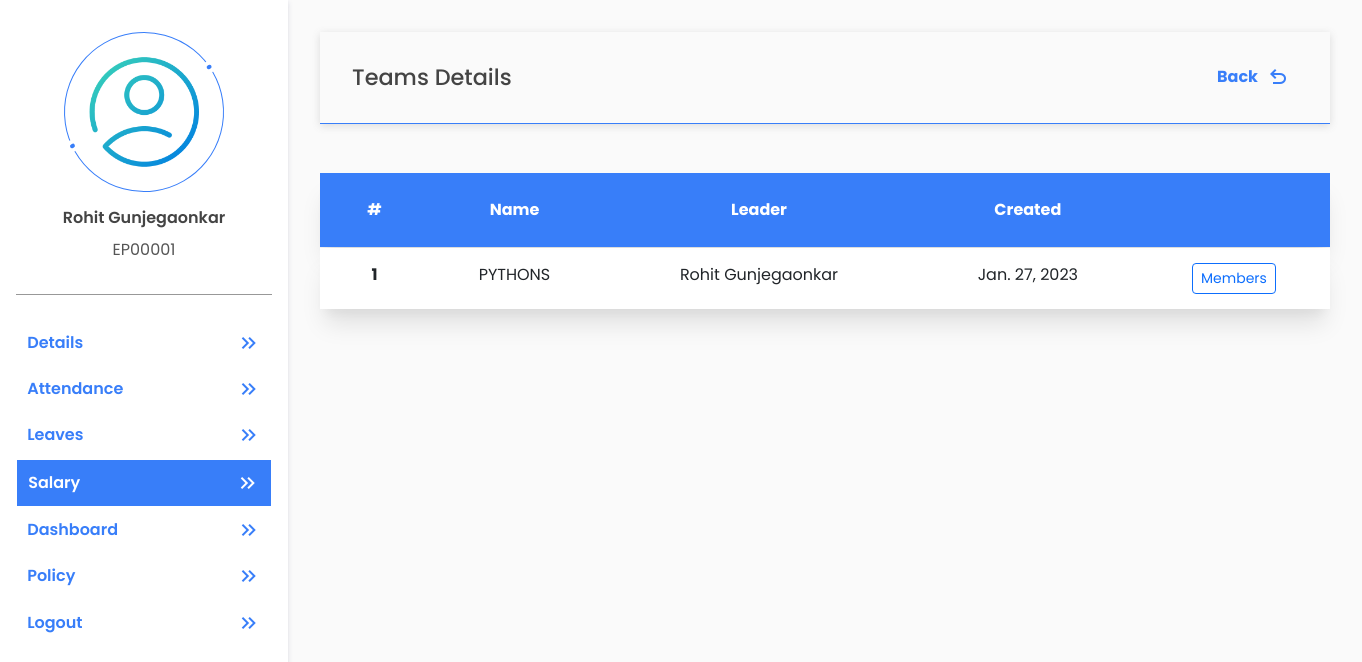
Page /payroll/teams/ (signed in) on the committed database.
### account/models.py (models this page shows, shortened)
class UserAdditionalDetail(models.Model):
    emp_user = models.OneToOneField(User, on_delete=models.CASCADE, related_name='user_additional_details')
    gender = models.CharField(choices=(('Male' , 'Male'), ('Female', 'Female')), max_length=55, null=True)
    mobile_no = models.BigIntegerField(null=True)
    date_of_birth = models.DateField(null=True)
    pan_number = models.CharField(max_length=10, null=True)
    aadhaar_number = models.BigIntegerField(null=True)
    permanent_address = models.TextField(null=True)
    current_address = models.TextField(null=True)
    marital_status = models.CharField(choices=(('Single', 'Single'), ('Married', 'Married')), max_length=55, null=True)
    passport_no = models.CharField(max_length=9, null=True)
    father_name = models.CharField(max_length=255, null=True)
    mother_name = models.CharField(max_length=255, null=True)
    nationality = models.CharField(max_length=50, null=True)
    emergency_contact_no = models.BigIntegerField(null=True)
    blood_group = models.CharField(max_length=3, null=True)
    profile_photo = models.ImageField(upload_to='userprofile', null=True, default='default_profile_pic.png')
    is_requested = models.BooleanField(default=False)
    is_completed_additional_details = models.BooleanField(default=False)  # this will become True if mandatory fields are filled by employee after verification by HR
    created_at = models.DateTimeField(auto_now_add=True)
    updated_at = models.DateTimeField(auto_now=True)

class Teams(models.Model):
    team_name = models.CharField(max_length= 100)
    employees = models.ManyToManyField(User)
    leader_name = models.ForeignKey(User, on_delete=models.CASCADE, related_name='user_leader_name')
    is_completed_teams = models.BooleanField(default=False)
    created_at = models.DateTimeField(auto_now_add=True)
    updated_at = models.DateTimeField(auto_now=True)

### payroll/payroll_views/emp_management/teams.py (the view)
# urls.py: path("teams/",Team.as_view(),name="teams"),
class Team(View):
    @method_decorator(login_required(login_url='login'))
    def get(self,request):
        teams= Teams.objects.all()
        if not teams.exists():
            messages.warning(request, 'Teams Not Exists')
            return redirect('admin_dashboard')
        teams = list(teams)
        return render(request,'payroll/emp_management/teams.html',{'teams': teams})

### account/models.py (called while the page is built)
    def __str__ (self):
        return self.designation_name

### templates/payroll/emp_management/teams.html (shortened to what this page needs)
{% extends 'profile_basic.html' %}
{% load static %}
{% block tag %}
<link href="{%static 'css/self-details.css'%}" rel="stylesheet">
<link href="{%static 'css/forms.css'%}" rel="stylesheet">
{% endblock %}
{% block profile %}
<section class="user-info">
    <div class="basic_info">
        <div class="head-card">
            <h4>Teams Details</h4>
            <a href="{% url 'admin_dashboard' %}">
                Back
                <span class="material-symbols-outlined mx-2">
                </span>
            </a>
        </div>
        <table class="table my-lg-5">
            <thead>
                <tr>
                    <th scope="col">#</th>
                    <th scope="col">Name</th>
                    <th scope="col">Leader</th>
                    <th scope="col">Created</th>
                    <th scope="col"></th>
                </tr>
            </thead>
            <tbody>
                {% for team in teams %}
                <tr>
                    <th>{{forloop.counter}}</th>
                    <td>{{team.team_name}}</td>
                    <td>{{team.leader_name.get_full_name}}</td>
                    <td>{{team.created_at.date}}</td>
                    <td>
                        <a class="btn btn-outline-primary btn-sm" data-bs-toggle="modal"
                            data-bs-target="#TeamMember{{team.id}}">
                            Members
                        </a>
                    </td>
                </tr>
                {% endfor %}
            </tbody>
        </table>
    </div>
</section>
{% endblock %}

### templates/profile_basic.html (shortened to what this page needs)
{% extends 'basic.html' %}
{% load static %}
{%block body%}
<section class="profile-container">
    <section class="profile-links-container">
        <div class="user-profile">
            <div class="user-profile-pic">
                <img src="{{request.user.user_additional_details.profile_photo.url}}" alt="">
            </div>
            <h4>{{request.user.get_full_name}}</h4>
            <p>{{request.user.username}}</p>
        </div>
        <div class="profile-navigations">
            <ul class="profile-navigation-links">
                <a href="{% url 'self_details' %}">
                    <li class="profile-navigation-link" id="self-detail">Details
                        <span class="material-symbols-outlined">
                        </span>
                    </li>
                </a>
                <a href="{% url 'self_attendance' %}">
                    <li class="profile-navigation-link" id="self-attendance">Attendance
                        <span class="material-symbols-outlined">
                        </span>
                    </li>
                </a>
                <a href="{% url 'self_leave' %}">
                    <li class="profile-navigation-link" id="self-leave">Leaves
                        <span class="material-symbols-outlined">
                        </span>
                    </li>
                </a>
                <a href="{% url 'self_salary' %}">
                    <li class="profile-navigation-link" id="self-salary">Salary
                        <span class="material-symbols-outlined">
                        </span>
                    </li>
                </a>
                <a href="{% url 'admin_dashboard' %}">
                    <li class="profile-navigation-link" id="dashboard">Dashboard
                        <span class="material-symbols-outlined">
                        </span>
                    </li>
                </a>
                <a href="{% url 'policy' %}">
                    <li class="profile-navigation-link" id="policy">Policy
                        <span class="material-symbols-outlined">
                        </span>
                    </li>
                </a>
                <a href="{% url 'logout' %}">
                    <li class="profile-navigation-link" id="Logout">Logout
                        <span class="material-symbols-outlined">
                        </span>
                    </li>
                </a>
            </ul>
        </div>
    </section>
    <section class="profile-details-container">
        {% block profile %}
        {% endblock %}
    </section>
</section>
{%endblock%}

### static/css/style.css (style rules this page uses)
*, *::after, *::before { box-sizing: border-box; padding: 0; margin: 0; }
html { scroll-behavior: smooth; }
body { font-family: "Poppins", sans-serif; scroll-behavior: smooth; color: #555555; background: hsl(0, 0%, 98%);; }
h1, h2, h3, h4, h5, h6 { color: #000000; }
a { color: #000000; transition: all .5s ease; text-decoration: none; }
ul { padding: 0; }
.table { min-width: 1000px !important; width: 100%; border-collapse: separate; border-spacing: 0 1px; }
.table thead th { border: none; padding: 25px; font-size: 1rem; color: #fff; text-align: center; }
.table tbody tr { margin-bottom: 10px; box-shadow: rgba(0, 0, 0, 0.1) 0px 20px 25px -5px, rgba(0, 0, 0, 0.04) 0px 10px 10px -5px; }
.table thead tr { margin-bottom: 10px; box-shadow: rgba(0, 0, 0, 0.1) 0px 20px 25px -5px, rgba(0, 0, 0, 0.04) 0px 10px 10px -5px; background-color: #387EF9; }
.table tbody th, .table tbody td { border: none; padding: 15px; font-size: 1rem; background: #fff; text-align: center; }
.head-card { padding: 2rem; display: flex; align-items: center; justify-content: space-between; border-bottom: 1px solid #387EF9; box-shadow: rgba(99, 99, 99, 0.2) 0px 2px 8px 0px; }
.head-card h4 { margin: 0; color: #444; font-weight: 500; font-size: 1.4rem; }
.head-card a { color: #387EF9; font-weight: 700; font-size: 1rem; display: flex; align-items: center; justify-content: center; }

### templates/profile_basic.html (style rules this page uses)
* { margin: 0; padding: 0; box-sizing: border-box; }
.profile-navigations .profile-navigation-links .link1 { color: #fff; background-color: #387EF9; transition: all 0.5s ease-out; border: 1px solid #fff; }
.profile-container { width: 100%; display: flex; }
.profile-links-container { max-width: 18rem; width: 100%; position: fixed; overflow: auto; height: 100vh; overflow: auto; padding: 1rem; background-color: #fff; box-shadow: rgba(50, 50, 105, 0.15) 0px 2px 5px 0px, rgba(0, 0, 0, 0.05) 0px 1px 1px 0px; }
.user-profile { display: flex; align-items: center; justify-content: space-evenly; flex-direction: column; padding-bottom: 1em; border-bottom: 1px solid rgb(152, 152, 152); }
.user-profile h4 { color: #444; font-size: 1rem; font-weight: 600; }
.user-profile p { max-width: 100%; overflow: hidden; margin-top: 0.2em; }
.user-profile-pic { width: 10rem; height: 10rem; border-radius: 50%; display: flex; align-items: center; justify-content: center; margin: 1em; border: 1px solid #387EF9; position: relative; transform: rotate(60deg); }
.user-profile-pic::before { content: ""; width: 0.8rem; height: 0.8rem; border-radius: 50%; position: absolute; top: 0; border: 0.3rem solid #fff; background: #387EF9; transform: translate(-50%, -50%); }
.user-profile-pic::after { content: ""; width: 0.8rem; height: 0.8rem; border: 0.3rem solid #fff; border-radius: 50%; position: absolute; bottom: 0; background: #387EF9; transform: translate(-50%, 50%); }
.user-profile-pic img { width: 9.1rem; height: 9.1rem; background-position: center; background-repeat: no-repeat; background-size: cover; border-radius: 50%; transform: rotate(-60deg); z-index: 2; }
.profile-navigations { margin: 1.5rem 0; }
.profile-navigation-links li { list-style: none; border-collapse: collapse; padding: 0.7em; display: flex; align-items: center; justify-content: space-between; }
.profile-navigation-links a { text-decoration: none; color: #387EF9; font-weight: 600; }
.profile-details-container { width: 100%; margin-left: 18rem; min-height: 80vh; height: 100%; display: flex; flex-direction: column; justify-content: flex-start; }

### templates/payroll/emp_management/teams.html (style rules this page uses)
.user-info { padding: 2rem; overflow: auto; }
.basic_info { width: 100%; }

### rows in the picture
Teams: team_name "PYTHONS", leader_name.get_full_name "Rohit Gunjegaonkar", created_at "Jan. 27, 2023"

### other values in the picture
{{ request.user.get_full_name }} "Rohit Gunjegaonkar"
{{ request.user.username }} "EP00001"
